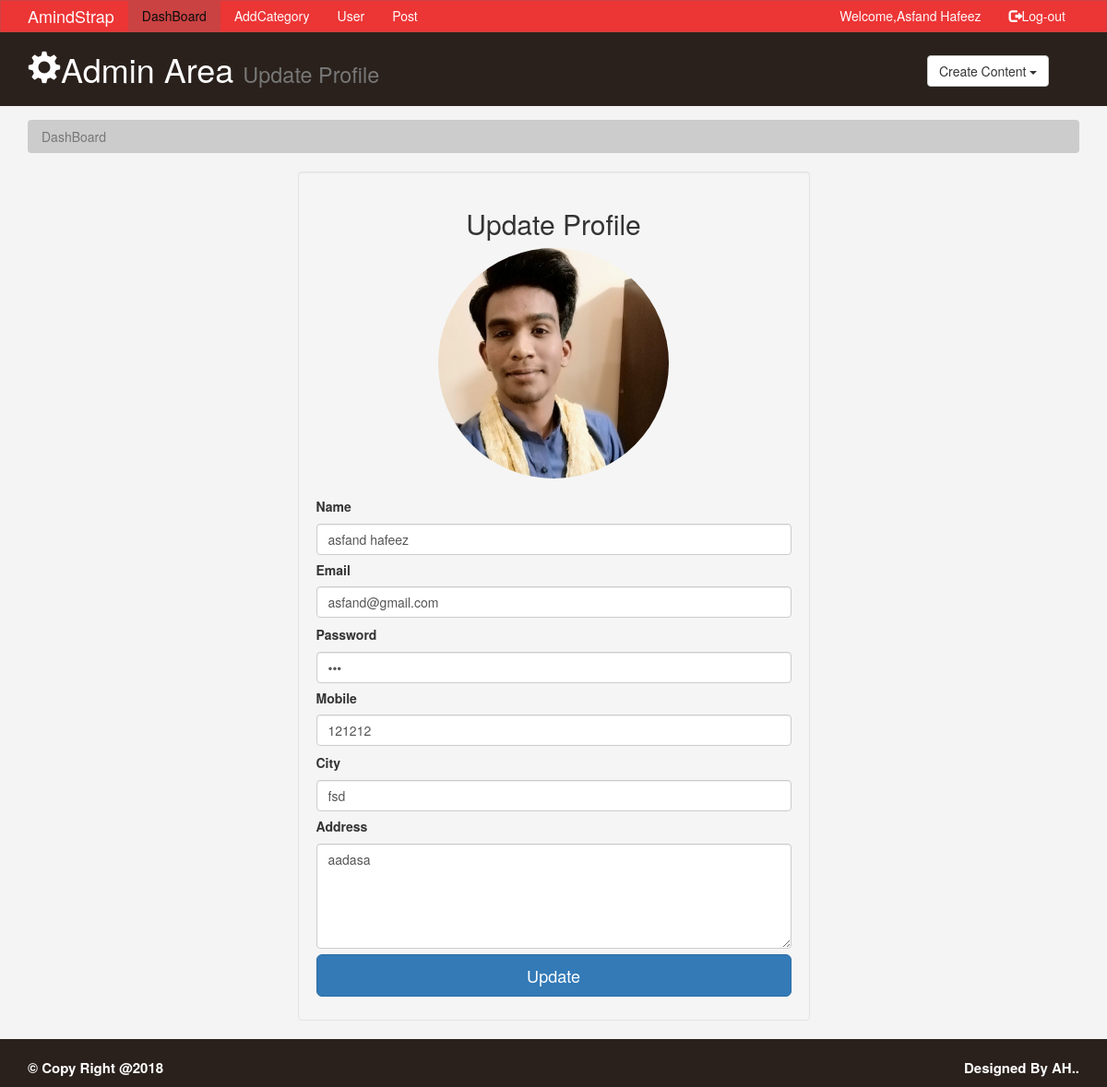
/admin/editprofile.php (signed in), run on the app's committed database.
### tables this page shows
CREATE TABLE IF NOT EXISTS `users` (
  `id` int(255) NOT NULL AUTO_INCREMENT,
  `name` varchar(255) NOT NULL,
  `img` varchar(255) NOT NULL,
  `email` varchar(255) NOT NULL,
  `pass` varchar(255) NOT NULL,
  `gender` varchar(255) NOT NULL,
  `mobile` varchar(255) NOT NULL,
  `city` varchar(255) NOT NULL,
  `address` varchar(255) NOT NULL,
  `role` varchar(255) NOT NULL,
  `status` int(255) NOT NULL,
  PRIMARY KEY (`id`)
);

### config.php (called while the page is built)
<?php
    $host = "localhost";
	$db_name = "FYP";
    $username = "root";
    $password = "";
	try	{
		$DB_con= new PDO ("mysql:host={$host};dbname={$db_name}",$username,$password);
		$DB_con->setAttribute(PDO::ATTR_ERRMODE , PDO::ERRMODE_EXCEPTION);
	}
	catch (PDOException $e)
	{
		echo $e->getMessage();
	}
	require_once "classcrud.php";
	$class= new crud($DB_con);
?>

### classcrud.php (called while the page is built, shortened)
<?php
class crud {
private $db;
function __construct ($db_con)
{
	$this->db= $db_con;
}
public function fetchdata($sql)
{
	$query= $this->db->prepare($sql);
	$query->execute();
	return $query;
	}
}
?>

### admin/editprofile.php (the view, shortened to what this page needs)
<?php
include "assets/header.php";
if(empty($_SESSION['id']))
		{
			 ?>
			 <script> window.location.href="login.php";</script>
			 <?php
		}else{
			$ok = $_SESSION['id'];
		}
		$query= $class->fetchdata(" select * from users where id='$ok'");
		$profile=$query->fetch(PDO::FETCH_ASSOC);
?>
	 <header id="header">
	 <div class="container">
	<div class="row hidden-xs">
	<div class="col-sm-10 ">
	<h1 >   <span class="glyphicon glyphicon-cog"></span>Admin Area <small>Update Profile</small></h1>
	</div>
	<div class="col-sm-2">
			<div class="dropdown creat">
			  <button class="btn btn-default dropdown-toggle" type="button" data-toggle="dropdown">Create Content
			  <span class="caret"></span></button>
			</div>
	</div>
	</div>
	 </div>
	 </header>
	 <section id="breadcrumb">
	 <div class="container">
	 <ol class="breadcrumb">
	 <li class="active"> DashBoard </li>
	 </ol>
	 </div>
	 </section>
				<section id="main">
				<div class="container">
				<div class="row">
				<div class="col-sm-6 col-sm-offset-3  col-sm-offset-4">
				<form class="form-signin well"  method="post" enctype="multipart/form-data">
				<h2 class="form-signin-heading text-center">Update Profile</h2>
				<center>
				<div class="form-group" method="post" enctype="multipart/form-data">
                <div class="image-upload">
					<label for="file-input">
					<img src="../images/<?php echo $profile['img'];  ?>" onchange="showImage.call(this)" style="width:250px;height:250px; border-radius:250px;" id="image"/>
					</label>
					</div>
                 </div>
				 </center>
				<label>Name</label>
				<input type="text" id="inputName" name="name" value="<?php echo $profile['name'];  ?>" class="form-control setmargin" placeholder="Name please" required autofocus>
				<label>Email</label>
				<input type="email" id="inputEmail" name="email" value="<?php echo $profile['email'];  ?>" class="form-control setmargin" placeholder="Email Please" required>
				<label>Password</label>
				<input type="password" id="inputName" name="pass" value="<?php echo $profile['pass'];  ?>" class="form-control setmargin" placeholder="Password please" required autofocus>
				<label>Mobile</label>
				<input type="number" id="inputEmail" name="mobile" value="<?php echo $profile['mobile'];  ?>"  class="form-control setmargin" placeholder="Contact Please" required>
				<label>City</label>
				<input type="text" id="inputName" name="city" value="<?php echo $profile['city'];  ?>"  class="form-control setmargin" placeholder="City please" required autofocus>
				<label>Address</label>
				<textarea class="form-control setmargin" rows="5" name="address"  id="comment"><?php echo $profile['address'];  ?></textarea>
				<input class="btn btn-lg btn-primary btn-block setmargin" name="done" type="submit" value="Update"/>
			  </form>
				</div>
				</div>
				</div>
				</section>
	 <?php
	 include "assets/footer.php";
	 ?>

### admin/assets/header.php (shortened to what this page needs)
<?php
include "../config.php";
if(empty($_SESSION['id']))
		{
			 ?>
			 <script> window.location.href="login.php";</script>
			 <?php
		}else{
			$ok = $_SESSION['id'];
		}
		$query= $class->fetchdata(" select * from users where id='$ok'");
		$data=$query->fetch(PDO::FETCH_ASSOC);
		?>
<!DOCTYPE HTML>
<html lang="en-US">
<head>
	<link rel="stylesheet" href="css/bootstrap.css" />
	<link rel="stylesheet" href="css/mystyle.css" />
	<link rel="stylesheet" href="css/awesome.min.css">
</head>
<body>
<nav class="navbar navbar-default ">
  <div class="container  ">
    <div class="navbar-header">
	<a href="../index.php" class="navbar-brand">AmindStrap</a>
	</div>
     <div class="collapse navbar-collapse" id="myNavbar">
	<ul class="nav navbar-nav">
		<li class="active act"><a href="index.php">DashBoard</a></li>
				<?php
					if($data['role']=="admin")
					{
					?>
							<li><a href="Category.php">AddCategory</a></li>
							<li><a href="users.php">User</a></li>
							<li><a href="mypost.php">Post</a></li>
					<?php
					}else {
					?>
		<li><a href="active.php">Post</a></li>
					<?php } ?>
	</ul>
<ul class="nav navbar-nav  navbar-right">
		<li ><a href="profile.php" style="text-transform:capitalize;">Welcome,<?php echo $data['name'];?></a></li>
		<li><a href="logout.php"><span class="glyphicon glyphicon-log-out"></span>Log-out</a></li>
	</ul>
	</div>
  </div>
</nav>

### admin/css/mystyle.css (style rules this page uses)
body { background:#f4f4f4; }
.navbar { min-height:33px !important; margin-bottom:0px; border-radius:0px; }
.navbar-nav > li >a ,.navbar-brand { padding-top:6px !important; padding-bottom:0px !important; height:33px; }
.navbar-default { background-color: #ec3535; border-color: #ca4242; }
.navbar-default .navbar-brand { color: #fffafb; }
.navbar-default .navbar-nav > li > a { color: #fffafb; }
.navbar-default .navbar-nav > .active > a, .navbar-default .navbar-nav > .active > a:hover, .navbar-default .navbar-nav > .active > a:focus { color: #0d0d0d; background-color: #ca4242; }
.navbar-default .navbar-collapse, .navbar-default .navbar-form { border-color: #fffafb; }
#header { background:#2A211C; color:#fff; padding-bottom:10px; margin-bottom:15px; }
#header .creat { padding-top:25px; }
.breadcrumb { background:#cccccc; color:#333333; }
.form-signin #inputEmail { margin-top:3px; margin-bottom:8px; }
.setmargin { margin-top:4px; margin-bottom:6px; }

### data on the page
users: name "Asfand Hafeez", img (picture), name "asfand hafeez", email "asfand@gmail.com", mobile "121212", city "fsd", address "aadasa"
